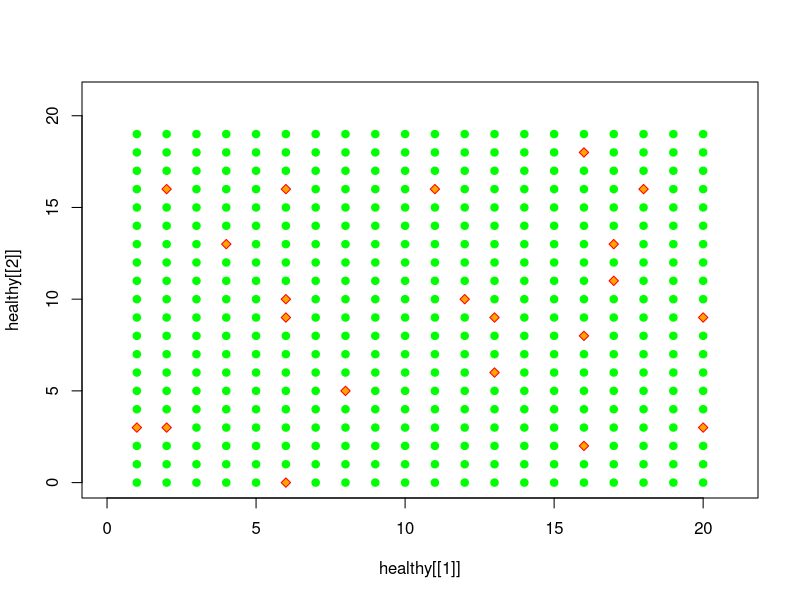
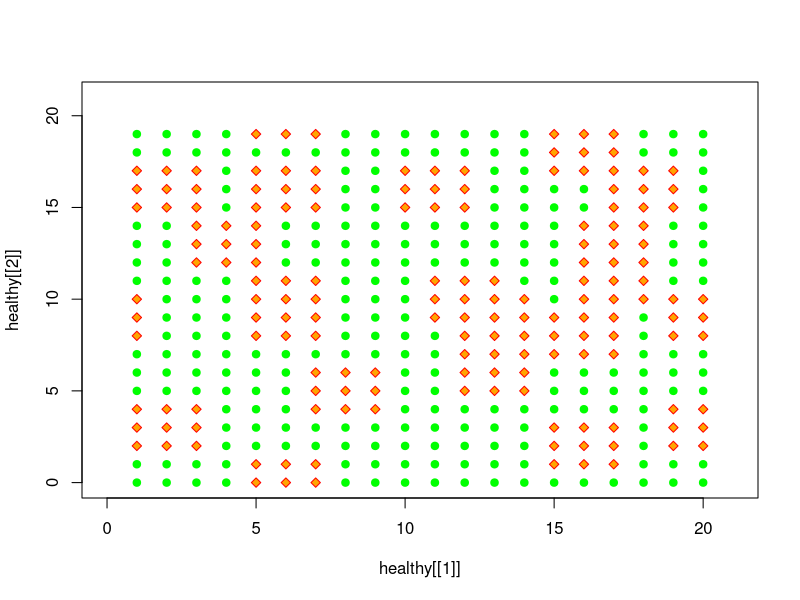
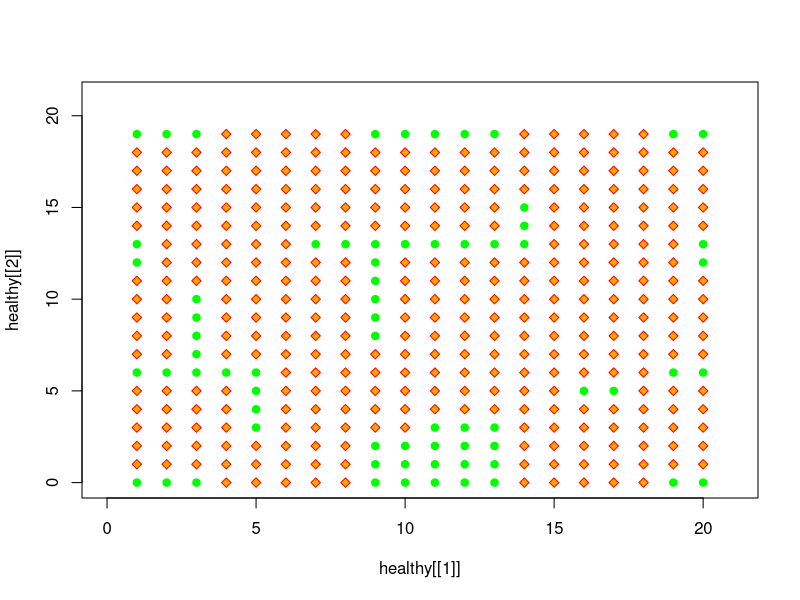
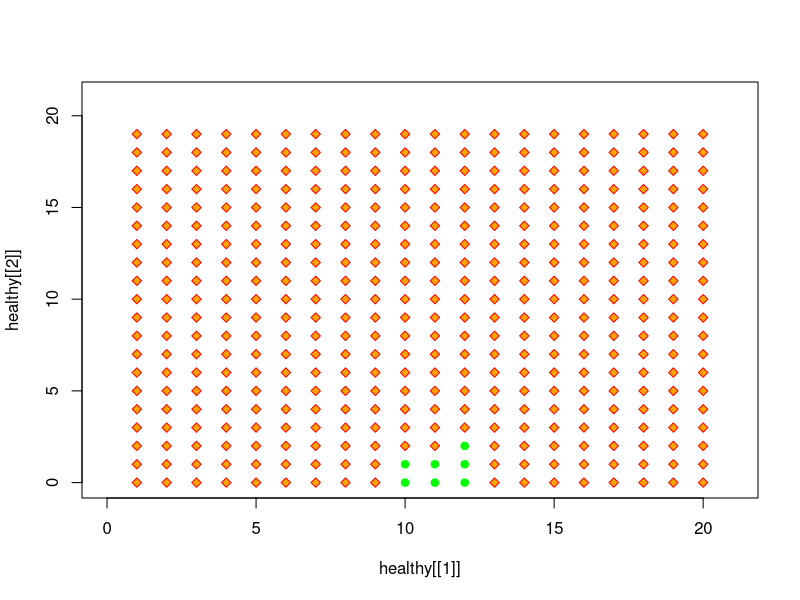
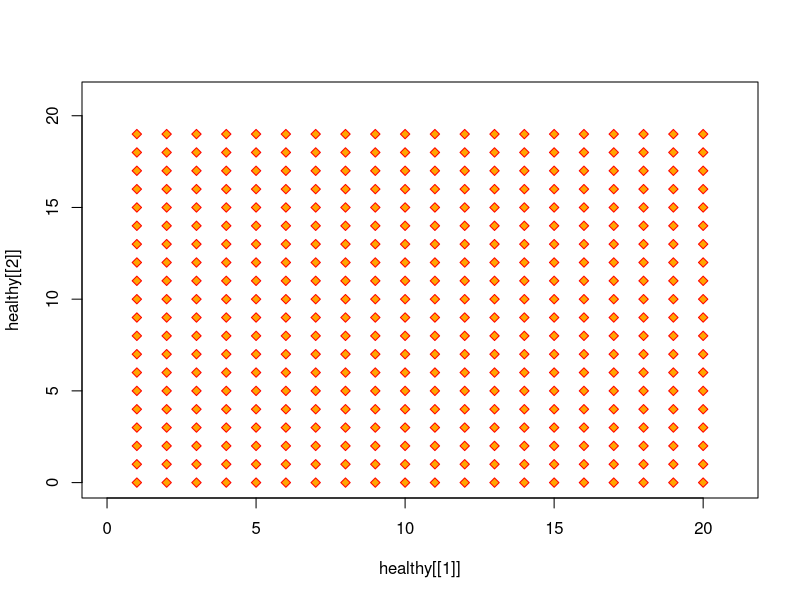
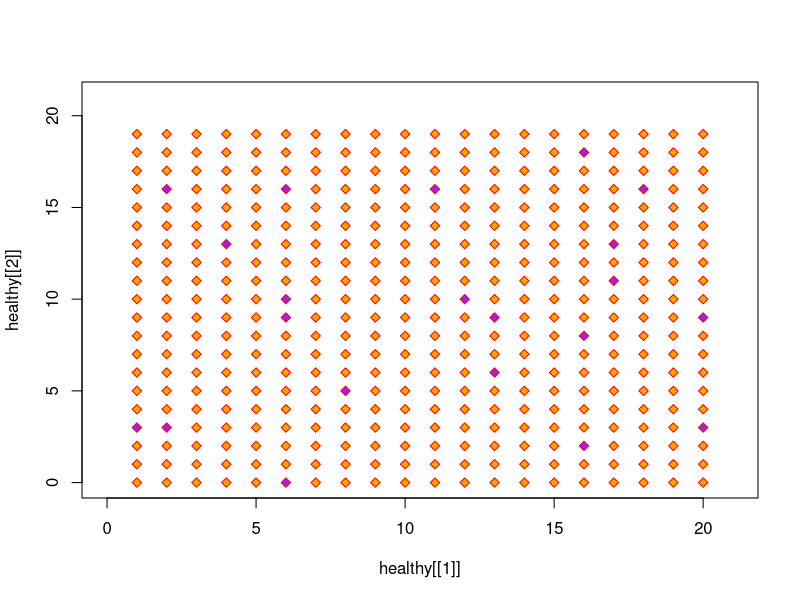
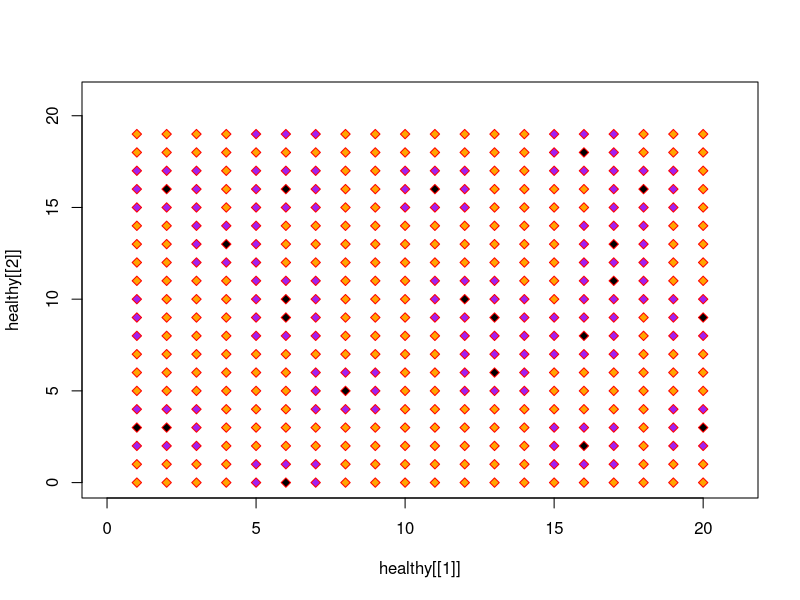
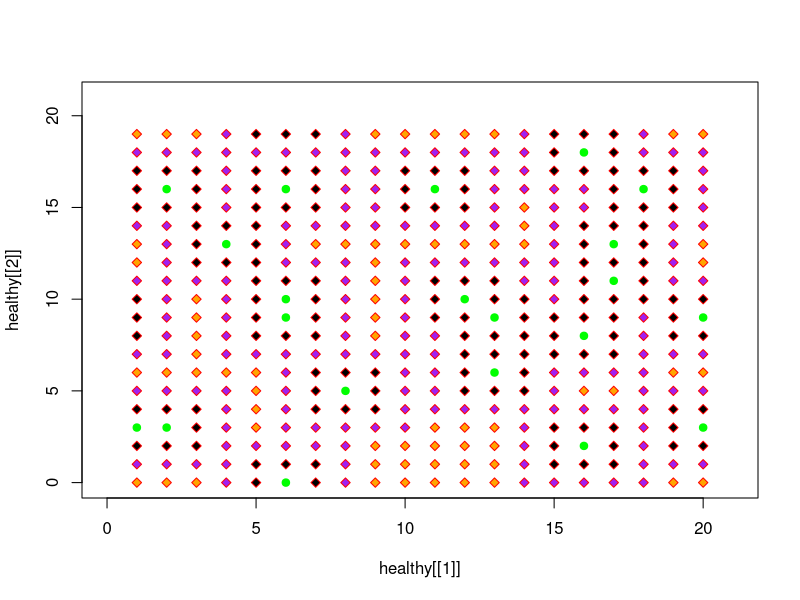

Write R code to recreate these figures, in order.
HEALTHY = 0
INFECTEDA1 = 1
INFECTEDA2 = 2
DEAD = 3
numberOfA2 = 5
responseTime  = 4*1 #4 weeks
responseTimeGrid <- array(numeric(), c(0,0))
respoProbTime = 0
therapyTime = 300

HIV = function(n, probHIV, probInfect, probReplace, rank, t) {
  #rank is number from 0 to 8 for effectiveness of drug treatment
  body= initBody( n, probHIV)
  responseTimeGrid <<- body * responseTime
  #Uncomment for step respond prob. for project 2 part b
  #respoProbTime = makeRespoProbTime(.2, .8, t)
  #Uncomment for linear respond prob. for project 2 part c
  respoProbTime = rev(seq(0,t,1))/t
  grids = array(dim=c(n,n,t+1))

  
  grids[,,1] = body
  responseTimeGrid <<- periodicLat(responseTimeGrid)
  for (i in 2:(t+1)) {
    bodyExtended = periodicLat(body)
    if(t > therapyTime){
      mode = 1
    }else{
      mode = 0
    }
    body = applyExtended(bodyExtended, probInfect, probReplace, respoProbTime[i], mode, rank)
    grids[,,i] = body
  }
  
  return(grids)
}

makeRespoProbTime = function(min, max, n){
  
  respoProbTime = seq(0,n,1)
  respoProbTime[1:n/2] = max
  respoProbTime[(n/2):n] = min
  return(respoProbTime)
}

applyExtended = function(latExt, probInfect, probReplace, respoProbTime, mode, rank) {
  
  # APPLYEXTENDED - Function to apply 
  # spread() to every interior
  # site of square array latExt and to return the resulting array
  n = nrow(latExt) - 2
  newmat = matrix(c(rep(0,n*n)), nrow = n)
  for (j in 2:(n + 1)) {
    for (i in 2:(n + 1)) {
      site = latExt[i, j]
      N = latExt[i - 1, j]
      NE = latExt [i-1, j+1]
      NW = latExt[i-1, j-1]
      E = latExt[i, j + 1]
      S = latExt[i + 1, j]
      W = latExt[i, j - 1]
      SW = latExt[i+1, j-1]
      SE = latExt[i+1, j+1]
      newmat[i-1, j-1] = spread(site, N, NE, NW, E, S, W, SW, SE, probInfect, probReplace, i, j, mode, respoProbTime, rank)
    }
  }
  return(newmat)
}

initBody = function( n, probHIV ){
  #INITBODY returns an n-by-n grid of values?\
  # HEALTHY (healthy cell), 
  # INFECTEDA1 (infected cell), or INFECTEDA2 (infected cell), or DEAD (dead cell)
  # Pre:	n is the size (number of rows or columns) of the square grid and is positive.
  # 	probHIV is the probability that a cell is initially infected 
  # Post:	 A grid as described above was returned.

  # 1 where infected
  infected = matrix(runif(n^2) < probHIV,nrow=n,ncol=n)
  # 1 where healthy
  healthy = 1 - infected

  body =  healthy * HEALTHY + infected * INFECTEDA1
  
  return (body)
}

periodicLat = function(lat) {
  # PERIODICLAT returns extended lattice
  extendRows = rbind(lat[nrow(lat),],lat,lat[1,])
  extlat = cbind(extendRows[,ncol(extendRows)],extendRows,extendRows[,1])
  return(extlat)
}

pointsForGrid = function(grid,val) {
  # Helper function for showGraphs
  # Pre: grid is a square grid
  #       val is a possible element value
  # Pre: The function has returnd a list of xcoords and ycoords,
  #      coordinates of cells that have value val.
  #      To match matrix values, the rows are reversed.
  xcoords = vector()
  ycoords = vector()
  for (row in 1:nrow(grid)) {
    for (col in 1:ncol(grid)) {
      if (grid[row,col] == val) {
        xcoords[length(xcoords)+1] = col
        ycoords[length(ycoords)+1] = nrow(grid) - row
      }
    }
  }
  return(list(xcoords,ycoords))
}

showGraphs = function(graphList, n) {
  # SHOWGRAPHS - Function to perform animation of grids in graphList
  #savePath = file.choose()
  #savePath = substr(savePath,1,nchar(savePath)-4)
  m = dim(graphList)[3]
  for (k in 1:m) {
    #uncomment to save image
    #jpeg(paste(savePath,paste(toString(k),".jpg",sep = ""),sep = ""))
    g = graphList[,,k]
    healthy = pointsForGrid(g, HEALTHY)
    infecteda1 = pointsForGrid(g,INFECTEDA1)
    infecteda2 = pointsForGrid(g,INFECTEDA2)
    dead = pointsForGrid(g,DEAD)
    plot(healthy[[1]],healthy[[2]],pch=19,col="green",
         xlim=c(0,n+1),ylim=c(0,n+1))
    points(infecteda1[[1]],infecteda1[[2]],col="red",pch=23,bg="orange")
    points(infecteda2[[1]],infecteda2[[2]],col="red",pch=23,bg="purple")
    points(dead[[1]],dead[[2]],col="red",pch=23,bg="black")
    Sys.sleep(0.2)
  	#paired with jpeg
    #dev.off()
  }
}

showTimeGraph = function(graphList,n){
  #Function used to extract number of health, A1, A2, and
  #dead cell and plot vs weeks
  m = dim(graphList)[3]
 # m = dim(grids)[3]
  healthyNum = vector(length = n)
  a1Num = vector(length = n)
  a2Num = vector(length = n)
  deadNum = vector(length = n)
  for (k in 1:m) {
   g = graphList[,,k]
   #For debug
   #g = grids[,,k]
   healthy = pointsForGrid(g, HEALTHY)
   infecteda1 = pointsForGrid(g,INFECTEDA1)
   infecteda2 = pointsForGrid(g,INFECTEDA2)
   dead = pointsForGrid(g,DEAD)
   healthyNum[k] = length(healthy[[1]])
   a1Num[k] = length(infecteda1[[1]])
   a2Num[k] = length(infecteda2[[1]])
   deadNum[k] = length(dead[[1]])
  }
  weeks = seq(1,m,1)
  plot(weeks,healthyNum,type="n",xlab="Weeks",ylab="Num",main = "Cell Infection in Time",col=c("red"))
  legend("topright", legend=c("Healthy","A1Infected","A2Infected","Dead"), lty=c("solid","solid","solid","solid","solid"),col=c("green","orange","red","black"))
  lines(weeks,healthyNum,lwd=2,lty="solid",col=c("green"))
  lines(weeks,a1Num,lwd=2,lty="solid",col=c("orange"))
  lines(weeks,a2Num,lwd=2,lty="solid",col=c("red"))
  lines(weeks,deadNum,lwd=2,lty="solid",col=c("black"))
  return(list(weeks,healthyNum,a1Num,a2Num,deadNum))
}

FFT = function(TimeObject, fs, fRange){
  weeks = TimeObject[[1]]
  healthyNum = TimeObject[[1]]
  a1Num = TimeObject[[1]]
  a2Num = TimeObject[[1]]
  deadNum = TimeObject[[1]]
  
  healthyFFT = fft(healthyNum)
  a1FFT = fft(a1Num)
  a2FFT = fft(a2Num)
  deadFFT = fft(deadNum)
  
  plot.frequency.spectrum(healthyFFT, xlimits=c(0,fRange), fs, "Healthy", "green")
  plot.frequency.spectrum(a1FFT, xlimits=c(0,fRange), fs, "A1", "orange")
  plot.frequency.spectrum(a2FFT, xlimits=c(0,fRange), fs, "A2", "red")
  plot.frequency.spectrum(deadFFT, xlimits=c(0,fRange), fs, "Dead", "black")
  
  
}

#Orignal Author Jo?o Neto++++++++++++++++++++++++++++++++++++++++++++++++++++
#Modified by Wilson Guo++++++++++++++++++++++++++++++++++++++++++++++++++++++
plot.frequency.spectrum <- function(X.k, xlimits=c(0,length(X.k)), fs, label, color) {
  
  zeroPad = seq(0,100,1)
  zeroPad[1:101] = 0
  X.k = fft(c(zeroPad,healthyNum,zeroPad))
  freq = seq(0,(length(X.k)/2),1)*fs/length(X.k)#Construct Freqeuency Axis
  data = abs(X.k/length(test))#Construct Amplitude Axis
  data[2:length(X.k)] = 2*data[2:length(X.k)]#Scale Amplitude
  data = data[1:(length(data)/2+1)]#Cut negative freq
  plot.data  = cbind(freq, data)#Combine Freqeuency and Amplitude
  plot(plot.data, t="h", lwd=2, main="", 
       xlab="Frequency (Hz)", ylab="Strength", 
       xlim=xlimits, ylim=c(0,max(Mod(plot.data[,2]))),col=c(color))
  legend("topright", legend=c(label), lty=c("solid"),col=c(color))
  
}

# Plot the i-th harmonic
# Xk: the frequencies computed by the FFt
#  i: which harmonic
# ts: the sampling time points
# acq.freq: the acquisition rate
plot.harmonic <- function(Xk, i, ts, acq.freq, color="red") {
  Xk.h <- rep(0,length(Xk))
  Xk.h[i+1] <- Xk[i+1] # i-th harmonic
  harmonic.trajectory <- get.trajectory(Xk.h, ts, acq.freq=acq.freq)
  points(ts, harmonic.trajectory, type="l", col=color)
}

#++++++++++++++++++++++++++++++++++++++++++++++++++++++++++++++++++++++++++

spread = function(site, N, NE, NW, E, S, W, SW, SE, probInfect, probReplace, i, j, mode, respoProb, rank) {
  # SPREAD - Function to return the value of a site
  # at the next time step
  # mode : enable probalistic response - 0 for default, 1 to enable
  # respoProb : between 0 and 1
  if (site == HEALTHY){
    #if site is healthy and has one A1 neighbor, cell becomes infected
    if(N == INFECTEDA1 || NE == INFECTEDA1 || NW == INFECTEDA1 || E == INFECTEDA1 || S == INFECTEDA1 || W == INFECTEDA1 || SW == INFECTEDA1 || SE == INFECTEDA1)
    {
      newSite = INFECTEDA1
      responseTimeGrid[i, j] <<- responseTime
    }
    else if(N+NE+NW+E+W+S+SW+SE > numberOfA2 * 2){
      newSite = INFECTEDA1
      responseTimeGrid[i, j] <<- responseTime
    }
    else if(runif(1) < probInfect){
      newSite = INFECTEDA1
      responseTimeGrid[i, j] <<- responseTime
    }
    else{
      newSite = HEALTHY
      responseTimeGrid[i, j] <<- 0
    }
  }
  else if (site == INFECTEDA1){
    if(mode == 0){
      #check to see if responseTime has passed for this cell
      if(responseTimeGrid[i, j] == 0){
        newSite = INFECTEDA2
      }else{
        responseTimeGrid[i, j] <<- responseTimeGrid[i, j] - 1
        newSite = INFECTEDA1
      }
    }
    else{
      #probalistic promotion from A1 to A2
      if(runif(1) < (1-respoProb)*(rank/8)){
        newSite = INFECTEDA2
      }
      else{
        newSite = INFECTEDA1
      }
    }
  }
  else if (site == INFECTEDA2) {
    newSite = DEAD
    responseTimeGrid[i, j] <<- 0
  }
  else if (site == DEAD) {
    if(runif(1) < probReplace){
      newSite = HEALTHY
      responseTimeGrid[i, j] <<- 0
    }else{
      newSite = DEAD
      responseTimeGrid[i, j] <<- 0
    }
  }
  return(newSite)
}



### TESTING ###

## test grids = HIV(n, probHIV, probInfect, probReplace, rank, t)
grids = HIV(20, .05, 0.00001, 0.99, 6, 20)
showGraphs(grids, 20)
#timeCell = showTimeGraph(grids, 20)
#FFT(timeCell,1,.5)
